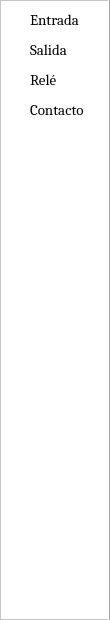
   <widget class="QFrame" name="frame">
    <property name="geometry">
     <rect>
      <x>0</x>
      <y>100</y>
      <width>110</width>
      <height>620</height>
     </rect>
    </property>
    <property name="styleSheet">
     <string notr="true">background-color: rgb(255, 255, 255);
border-color: rgb(0, 0, 0);
</string>
    </property>
    <property name="frameShape">
     <enum>QFrame::StyledPanel</enum>
    </property>
    <property name="frameShadow">
     <enum>QFrame::Raised</enum>
    </property>
    <property name="lineWidth">
     <number>1</number>
    </property>
    <widget class="Line" name="line">
     <property name="geometry">
      <rect>
       <x>108</x>
       <y>0</y>
       <width>3</width>
       <height>620</height>
      </rect>
     </property>
     <property name="palette">
      <palette>
       <active>
        <colorrole role="WindowText">
         <brush brushstyle="SolidPattern">
          <color alpha="255">
           <red>167</red>
           <green>167</green>
           <blue>167</blue>
          </color>
         </brush>
        </colorrole>
        <colorrole role="Button">
         <brush brushstyle="SolidPattern">
          <color alpha="255">
           <red>255</red>
           <green>255</green>
           <blue>255</blue>
          </color>
         </brush>
        </colorrole>
        <colorrole role="Text">
         <brush brushstyle="SolidPattern">
          <color alpha="255">
           <red>167</red>
           <green>167</green>
           <blue>167</blue>
          </color>
         </brush>
        </colorrole>
        <colorrole role="ButtonText">
         <brush brushstyle="SolidPattern">
          <color alpha="255">
           <red>167</red>
           <green>167</green>
           <blue>167</blue>
          </color>
         </brush>
        </colorrole>
        <colorrole role="Base">
         <brush brushstyle="SolidPattern">
          <color alpha="255">
           <red>255</red>
           <green>255</green>
           <blue>255</blue>
          </color>
         </brush>
        </colorrole>
        <colorrole role="Window">
         <brush brushstyle="SolidPattern">
          <color alpha="255">
           <red>255</red>
           <green>255</green>
           <blue>255</blue>
          </color>
         </brush>
        </colorrole>
       </active>
       <inactive>
        <colorrole role="WindowText">
         <brush brushstyle="SolidPattern">
          <color alpha="255">
           <red>167</red>
           <green>167</green>
           <blue>167</blue>
          </color>
         </brush>
        </colorrole>
        <colorrole role="Button">
         <brush brushstyle="SolidPattern">
          <color alpha="255">
           <red>255</red>
           <green>255</green>
           <blue>255</blue>
          </color>
         </brush>
        </colorrole>
        <colorrole role="Text">
         <brush brushstyle="SolidPattern">
          <color alpha="255">
           <red>167</red>
           <green>167</green>
           <blue>167</blue>
          </color>
         </brush>
        </colorrole>
        <colorrole role="ButtonText">
         <brush brushstyle="SolidPattern">
          <color alpha="255">
           <red>167</red>
           <green>167</green>
           <blue>167</blue>
          </color>
         </brush>
        </colorrole>
        <colorrole role="Base">
         <brush brushstyle="SolidPattern">
          <color alpha="255">
           <red>255</red>
           <green>255</green>
           <blue>255</blue>
          </color>
         </brush>
        </colorrole>
        <colorrole role="Window">
         <brush brushstyle="SolidPattern">
          <color alpha="255">
           <red>255</red>
           <green>255</green>
           <blue>255</blue>
          </color>
         </brush>
        </colorrole>
       </inactive>
       <disabled>
        <colorrole role="WindowText">
         <brush brushstyle="SolidPattern">
          <color alpha="255">
           <red>167</red>
           <green>167</green>
           <blue>167</blue>
          </color>
         </brush>
        </colorrole>
        <colorrole role="Button">
         <brush brushstyle="SolidPattern">
          <color alpha="255">
           <red>255</red>
           <green>255</green>
           <blue>255</blue>
          </color>
         </brush>
        </colorrole>
        <colorrole role="Text">
         <brush brushstyle="SolidPattern">
          <color alpha="255">
           <red>167</red>
           <green>167</green>
           <blue>167</blue>
          </color>
         </brush>
        </colorrole>
        <colorrole role="ButtonText">
         <brush brushstyle="SolidPattern">
          <color alpha="255">
           <red>167</red>
           <green>167</green>
           <blue>167</blue>
          </color>
         </brush>
        </colorrole>
        <colorrole role="Base">
         <brush brushstyle="SolidPattern">
          <color alpha="255">
           <red>255</red>
           <green>255</green>
           <blue>255</blue>
          </color>
         </brush>
        </colorrole>
        <colorrole role="Window">
         <brush brushstyle="SolidPattern">
          <color alpha="255">
           <red>255</red>
           <green>255</green>
           <blue>255</blue>
          </color>
         </brush>
        </colorrole>
       </disabled>
      </palette>
     </property>
     <property name="styleSheet">
      <string notr="true">color:rgb(167, 167, 167)</string>
     </property>
     <property name="frameShadow">
      <enum>QFrame::Plain</enum>
     </property>
     <property name="orientation">
      <enum>Qt::Vertical</enum>
     </property>
    </widget>
    <widget class="QLabel" name="label_9">
     <property name="geometry">
      <rect>
       <x>5</x>
       <y>10</y>
       <width>20</width>
       <height>20</height>
      </rect>
     </property>
     <property name="text">
      <string/>
     </property>
     <property name="pixmap">
      <pixmap resource="../../Resources/LadderIcons.qrc">:/LadderIcons/Input.png</pixmap>
     </property>
     <property name="scaledContents">
      <bool>true</bool>
     </property>
    </widget>
    <widget class="QLabel" name="label_10">
     <property name="geometry">
      <rect>
       <x>30</x>
       <y>10</y>
       <width>60</width>
       <height>20</height>
      </rect>
     </property>
     <property name="font">
      <font>
       <family>Cambria</family>
       <pointsize>11</pointsize>
      </font>
     </property>
     <property name="text">
      <string>Entrada</string>
     </property>
    </widget>
    <widget class="QLabel" name="label_11">
     <property name="geometry">
      <rect>
       <x>5</x>
       <y>40</y>
       <width>20</width>
       <height>20</height>
      </rect>
     </property>
     <property name="text">
      <string/>
     </property>
     <property name="pixmap">
      <pixmap resource="../../Resources/LadderIcons.qrc">:/LadderIcons/Output.png</pixmap>
     </property>
     <property name="scaledContents">
      <bool>true</bool>
     </property>
    </widget>
    <widget class="QLabel" name="label_12">
     <property name="geometry">
      <rect>
       <x>30</x>
       <y>40</y>
       <width>60</width>
       <height>20</height>
      </rect>
     </property>
     <property name="font">
      <font>
       <family>Cambria</family>
       <pointsize>11</pointsize>
      </font>
     </property>
     <property name="text">
      <string>Salida</string>
     </property>
    </widget>
    <widget class="QLabel" name="label_13">
     <property name="geometry">
      <rect>
       <x>30</x>
       <y>70</y>
       <width>60</width>
       <height>20</height>
      </rect>
     </property>
     <property name="font">
      <font>
       <family>Cambria</family>
       <pointsize>11</pointsize>
      </font>
     </property>
     <property name="text">
      <string>Relé</string>
     </property>
    </widget>
    <widget class="QLabel" name="label_14">
     <property name="geometry">
      <rect>
       <x>5</x>
       <y>70</y>
       <width>20</width>
       <height>20</height>
      </rect>
     </property>
     <property name="text">
      <string/>
     </property>
     <property name="pixmap">
      <pixmap resource="../../Resources/LadderIcons.qrc">:/LadderIcons/Coil.png</pixmap>
     </property>
     <property name="scaledContents">
      <bool>true</bool>
     </property>
    </widget>
    <widget class="QLabel" name="label_21">
     <property name="geometry">
      <rect>
       <x>5</x>
       <y>100</y>
       <width>20</width>
       <height>20</height>
      </rect>
     </property>
     <property name="text">
      <string/>
     </property>
     <property name="pixmap">
      <pixmap resource="../../Resources/LadderIcons.qrc">:/LadderIcons/Contact.png</pixmap>
     </property>
     <property name="scaledContents">
      <bool>true</bool>
     </property>
    </widget>
    <widget class="QLabel" name="label_22">
     <property name="geometry">
      <rect>
       <x>30</x>
       <y>100</y>
       <width>60</width>
       <height>20</height>
      </rect>
     </property>
     <property name="font">
      <font>
       <family>Cambria</family>
       <pointsize>11</pointsize>
      </font>
     </property>
     <property name="text">
      <string>Contacto</string>
     </property>
    </widget>
   </widget>
